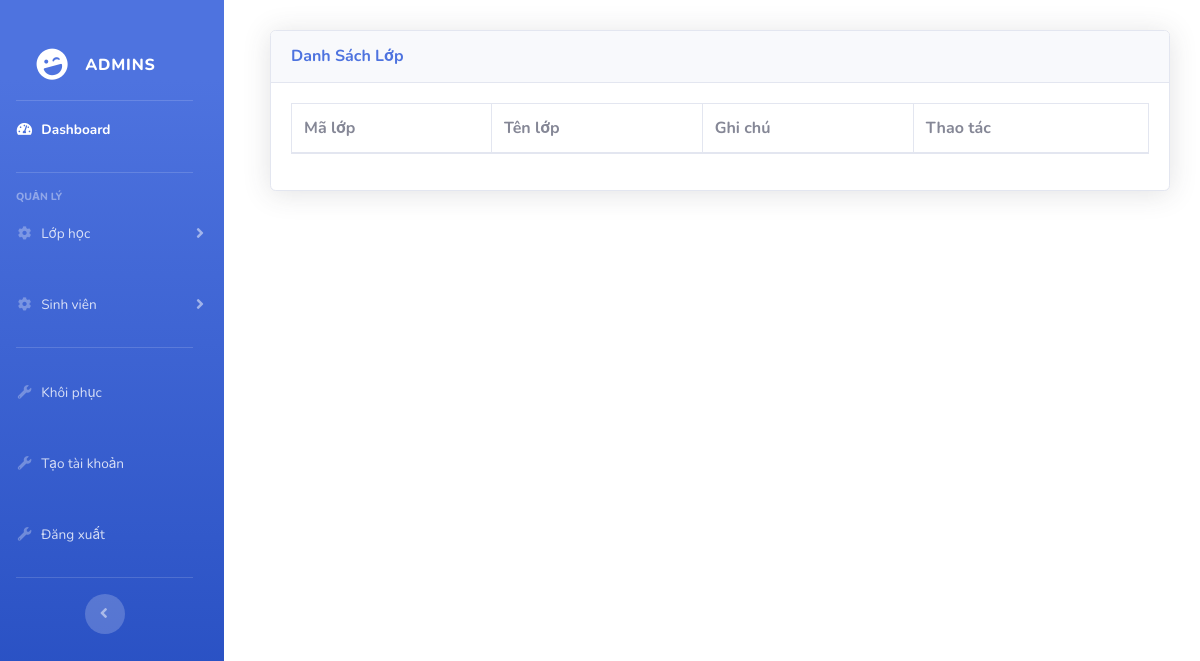
The page /admin/index.php?action=qllop&query=lietke (signed in) on the database as committed earlier.
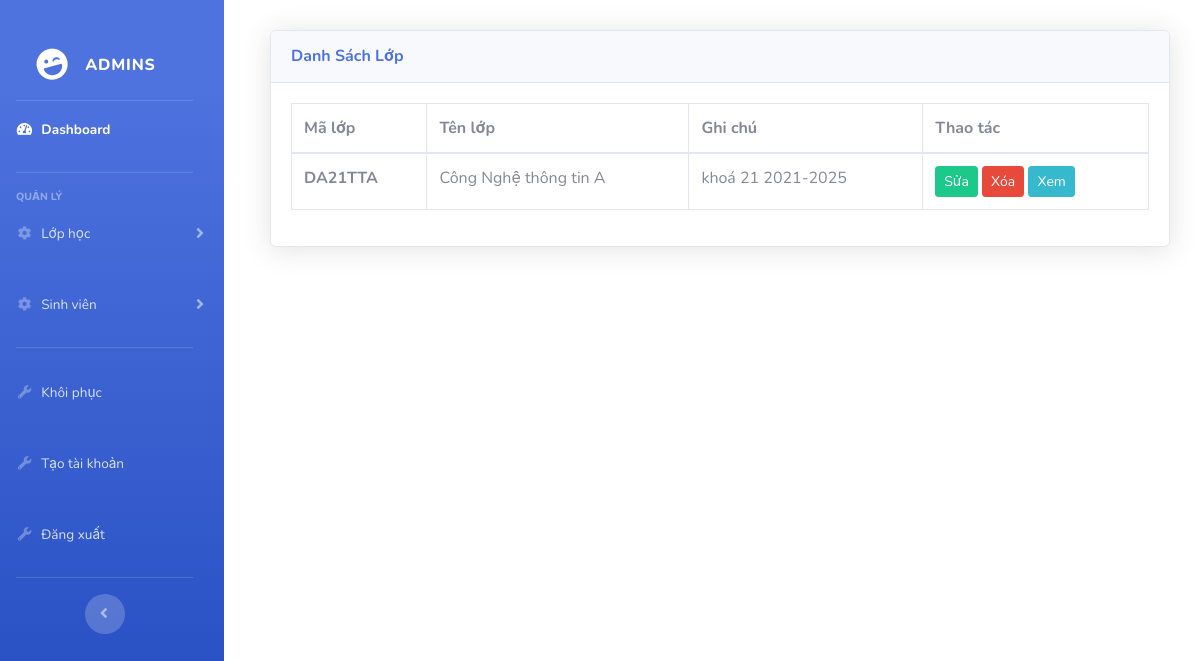
The same page on the database as committed later.
### tables this page shows
CREATE TABLE `lophoc` (
  `maLop` varchar(12) NOT NULL,
  `tenLop` varchar(100) NOT NULL,
  `ghiChu` varchar(100) NOT NULL,
  `isDeleted` tinyint(1) DEFAULT 0
);

### admin/modules/qlLop/lietke.php (the view)
<?php
    $sql = "SELECT * FROM lophoc WHERE isDeleted = 0";
    $query = mysqli_query($conn, $sql);
?>
<div class="card shadow mb-4">
    <div class="card-header py-3">
        <h6 class="m-0 font-weight-bold text-primary">Danh Sách Lớp</h6>
    </div>
    <div class="card-body">
        <div class="table-responsive">
            <table class="table table-bordered" id="dataTable" width="100%" cellspacing="0">
                <thead>
                    <tr>
                        <th>Mã lớp</th>
                        <th>Tên lớp</th>
                        <th>Ghi chú</th>
                        <th>Thao tác</th>
                    </tr>
                </thead>
                <tbody>
                    <?php while($row = mysqli_fetch_assoc($query)){ ?>
                    <tr  style="cursor: pointer;">
                        <th><?php echo $row['maLop'] ?></th>
                        <td><?php echo $row['tenLop'] ?></td>
                        <td><?php echo $row['ghiChu'] ?></td>
                        <td>
                            <a href="?action=qllop&query=sua&malop=<?php echo $row['maLop']?>" class="btn btn-sm btn-success " type="submit">Sửa</a>
                            <a onclick="return confirm('Bạn có chắc muốn xóa không?')" href="modules/qlLop/xuly.php?malop=<?php echo $row['maLop']; ?>" class="btn btn-sm btn-danger " name="delete" type="submit">Xóa</a>
                            <a onclick="window.location.href='index.php?action=qllop&query=showup&malop=<?php echo $row['maLop']?>';" class="btn btn-sm btn-info" name="getbyidst" type="submit">Xem</a>
                        </td>
                    </tr>
                <?php } ?>
                </tbody>
            </table>
        </div>
    </div>
</div>

Rows that differ between the two databases and show on the page:
added lophoc: maLop "DA21TTA", tenLop "Công Nghệ thông tin A", ghiChu "khoá 21 2021-2025"
